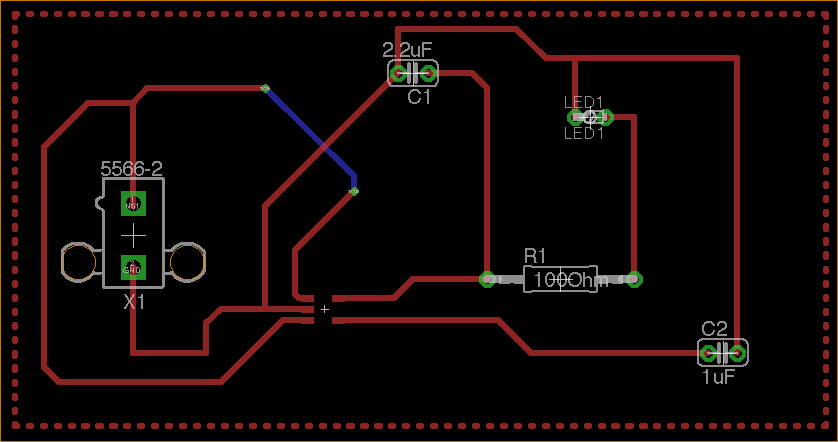
#> input picture pcb_image_1.png, 838 x 442 px
$ jupyter execute experiment_with_blobs.ipynb   (shell and % lines are left out)
#> lines starting #> are read from the running program, lines starting #| are printed output that depends on the picture
[cell 1]
from scipy.ndimage.filters import gaussian_laplace, convolve, rank_filter, generic_filter
from scipy.ndimage import gaussian_filter
import scipy.signal
from skimage.transform import resize, rescale
from skimage import color
from matplotlib.pyplot import imread
import numpy as np
import matplotlib.pyplot as plt
from matplotlib.patches import Circle, Rectangle
import itertools
from time import time
from random import randint
import os

[cell 2]
def print_time(f):
    def new_f(*a, **b):
        t = time()
        res = f(*a, **b)
        print('{} : {}s elapsed.'.format(f.__name__, time()-t))
        return res
    return new_f

[cell 3]
def get_gray_norm_image(path):
    orig_img = imread(path)
    gray_img = color.rgb2gray(orig_img)
    norm_img = gray_img/255.
    return norm_img

img = get_gray_norm_image('./pcb_image_1.png')
#> in get_gray_norm_image, orig_img is the input picture: shape (442, 838, 4) float32; mean R, G, B, A 0.0579, 0.0268, 0.0217, 1
#> in get_gray_norm_image, `gray_img = color.rgb2gray(orig_img)`:
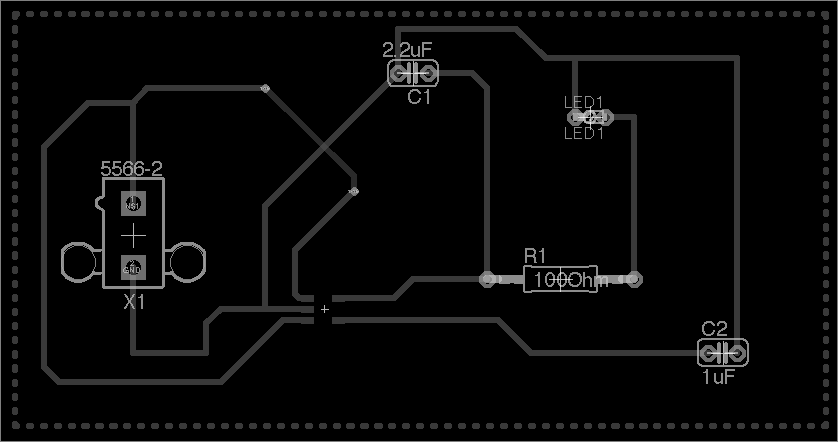
#> gray_img: shape (442, 838) float32; min 0, max 0.926, mean 0.033
plt.axis('off')
plt.imshow(img, cmap='gray')

[cell 4]
def construct_sigmas(num_levels, initial, k):
    sigmas = [initial]
    for i in range(num_levels-1):
        sigmas.append(sigmas[-1]*k)
    return sigmas

[cell 5]
@print_time
def get_laplacian_scale_space_naive(img, sigmas):
    num_levels = len(sigmas)
    h, w = img.shape
    res = np.zeros((h, w, num_levels))

    for i in range(num_levels):
        filter_size = int(6*sigmas[i])
        filter_size += 1-(filter_size%2)
        gauss_filter = np.zeros((filter_size, filter_size))
        gauss_filter[filter_size//2][filter_size//2] = 1

        Lap_of_gau = (sigmas[i]**2)*gaussian_laplace(gauss_filter, sigmas[i])
        res[:, :, i] = convolve(img, Lap_of_gau)**2

    return res

[cell 6]
def non_maximum_suppression_2D(lap_scale_space):
    h, w, num_levels = lap_scale_space.shape
    local_max = np.zeros(lap_scale_space.shape)
    for i in range(num_levels):
        response = lap_scale_space[:, :, i]
        local_max[:, :, i] = rank_filter(response, -1, (3, 3))
    return local_max

@print_time
def non_maximum_suppression_3D(lap_scale_space):
    local_max = non_maximum_suppression_2D(lap_scale_space)
    h, w, num_levels = lap_scale_space.shape
    global_max = np.zeros(local_max.shape)

    for i in range(h):
        for j in range(w):
            max_idx = np.argmax(local_max[i, j, :])
            global_max[i, j, max_idx] = local_max[i, j, max_idx]

    for i in range(num_levels):
        global_max[:, :, i] = np.where((global_max[:, :, i]==lap_scale_space[:, :, i]), global_max[:, :, i], 0)
    return global_max

[cell 7]
@print_time
def post_process(global_max, sigmas, threshold=1e-7):
    '''
    Set lower bound for global max
    Remove boundary noise
    '''
    h, w, num_levels = global_max.shape
    masks = np.zeros(global_max.shape)
    for i in range(num_levels):
        b = int(np.ceil(sigmas[i]*np.sqrt(2))) # boundary size
        masks[b+1:h-b, b+1:w-b, i] = 1

    for i in range(num_levels):
        global_max[:, :, i] = np.where((global_max[:, :, i] > threshold) & (masks[:, :, i] == 1), 1, 0)

[cell 8]
@print_time
def blob_detection(sigmas, global_max):
    h, w, num_levels  = global_max.shape

    row_idx, col_idx, radius = [], [], []
    for i in range(num_levels):
        local_max_idx = np.where(global_max[:, :, i]==1)
        row_idx.append(list(local_max_idx[0]))
        col_idx.append(list(local_max_idx[1]))
        radius.append(list(np.ones(len(row_idx[i])) * np.sqrt(2) * sigmas[i]))

    flatten_list = lambda x : list(itertools.chain.from_iterable(x))
    row_idx = flatten_list(row_idx)
    col_idx = flatten_list(col_idx)
    radius =  flatten_list(radius)
    return row_idx, col_idx, radius

[cell 9]
def show_all_circles(image, cx, cy, rad, color='r', output_file='output.png'):
    """
    image: numpy array, representing the grayscsale image
    cx, cy: numpy arrays or lists, centers of the detected blobs
    rad: numpy array or list, radius of the detected blobs
    """

    fig, ax = plt.subplots()
    ax.set_aspect('equal')
    ax.imshow(image, cmap='gray')
    for x, y, r in zip(cx, cy, rad):
        circ = Circle((x, y), r, color=color, fill=True)
        ax.add_patch(circ)

    plt.title('%i circles' % len(cx))
    plt.axis('on')
    plt.savefig(output_file)
    plt.show()

[cell 10]
# part (b), improvement
@print_time
def get_laplacian_scale_space_downsample(img, sigmas):
    k = sigmas[1]/sigmas[0]
    num_levels = len(sigmas)
    h, w = img.shape
    res = np.zeros((h, w, num_levels))

    filter_size = int(6*sigmas[0])
    filter_size += 1-(filter_size%2)
    gauss_filter = np.zeros((filter_size, filter_size))
    gauss_filter[filter_size//2][filter_size//2] = 1

    Lap_of_gau = gaussian_laplace(gauss_filter, sigmas[0])
    for i in range(num_levels):
        scaled_h = int(h/k**i)
        scaled_w = int(w/k**i)
        scaled_img = rescale(img, 1/k**i, order=3)

        res_downsampled = convolve(scaled_img, Lap_of_gau)**2
        res[:, :, i] = resize(res_downsampled, (h, w), order=3)

    return res

[cell 11]
@print_time
def main(path_to_img, downsample=True, threshold = 3e-8, output_file='output.png'):
    img = get_gray_norm_image(path_to_img)
    sigmas = construct_sigmas(11, 2, 1.25)
    get_laplacian_response = get_laplacian_scale_space_naive if not downsample else get_laplacian_scale_space_downsample

    lap_scale_space = get_laplacian_response(img, sigmas)

    global_max = non_maximum_suppression_3D(lap_scale_space)
    post_process(global_max, sigmas, threshold)

    row_idx, col_idx, radius = blob_detection(sigmas, global_max)
    show_all_circles(img, col_idx, row_idx, radius, output_file=output_file)

[cell 12]
main('./pcb_image_1.png', output_file='output_1.png')
#> in main, `row_idx, col_idx, radius = blob_detection(sigmas, global_max)`: row_idx = 427 values, max 381 at index 376, min 42 at index 0, mean 232.4; col_idx = 427 values, max 747 at index 350, min 62 at index 195, mean 313.7; radius = 427 values from 2.83 to 21.07
#> the loop in show_all_circles, `for x, y, r in zip(cx, cy, rad):` made 427 passes
#> (x, y) on passes 1 to 3: (429, 42), (390, 43), (407, 43)
#> in show_all_circles, `plt.savefig(output_file)`:
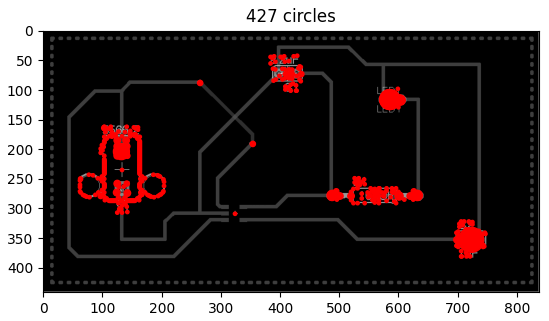
#> figure drawn by matplotlib, 1 panel

[cell 13]
main('./pcb_image_2.png', output_file='output_2.png')
#> call 3 of get_gray_norm_image, with path = './pcb_image_2.png'
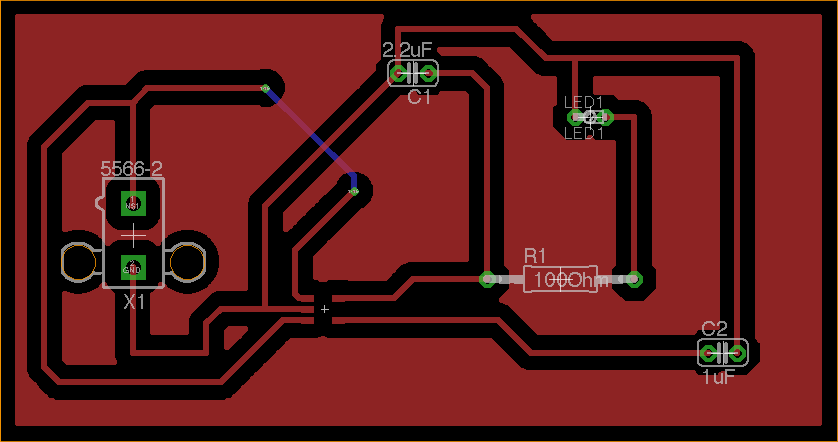
#> input picture pcb_image_2.png, 838 x 442 px
#> in get_gray_norm_image, orig_img is the input picture: shape (442, 838, 4) float32; mean R, G, B, A 0.35, 0.0989, 0.0933, 1
#> in get_gray_norm_image (call 3), `gray_img = color.rgb2gray(orig_img)`:
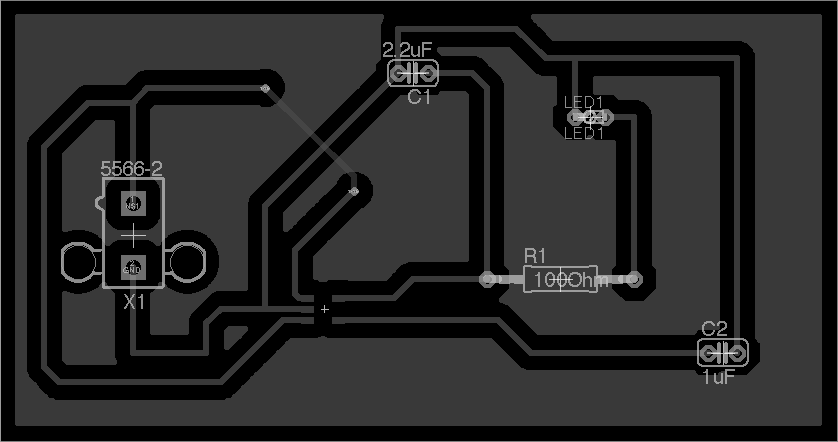
#> gray_img: shape (442, 838) float32; min 0, max 0.926, mean 0.152
#> call 2 of show_all_circles, with color = 'r', output_file = 'output_2.png'
#> the loop in show_all_circles (call 2), `for x, y, r in zip(cx, cy, rad):` made 277 passes
#> (x, y) on passes 1 to 3: (429, 42), (385, 43), (390, 43)
#> in show_all_circles (call 2), `plt.savefig(output_file)`:
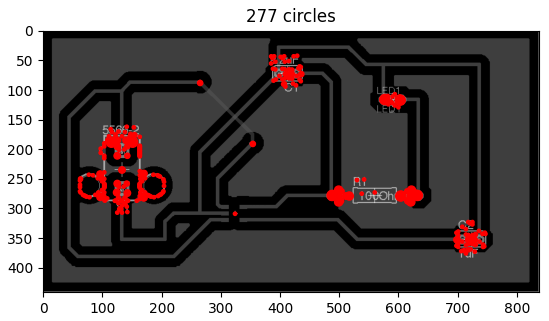
#> figure drawn by matplotlib, 1 panel
